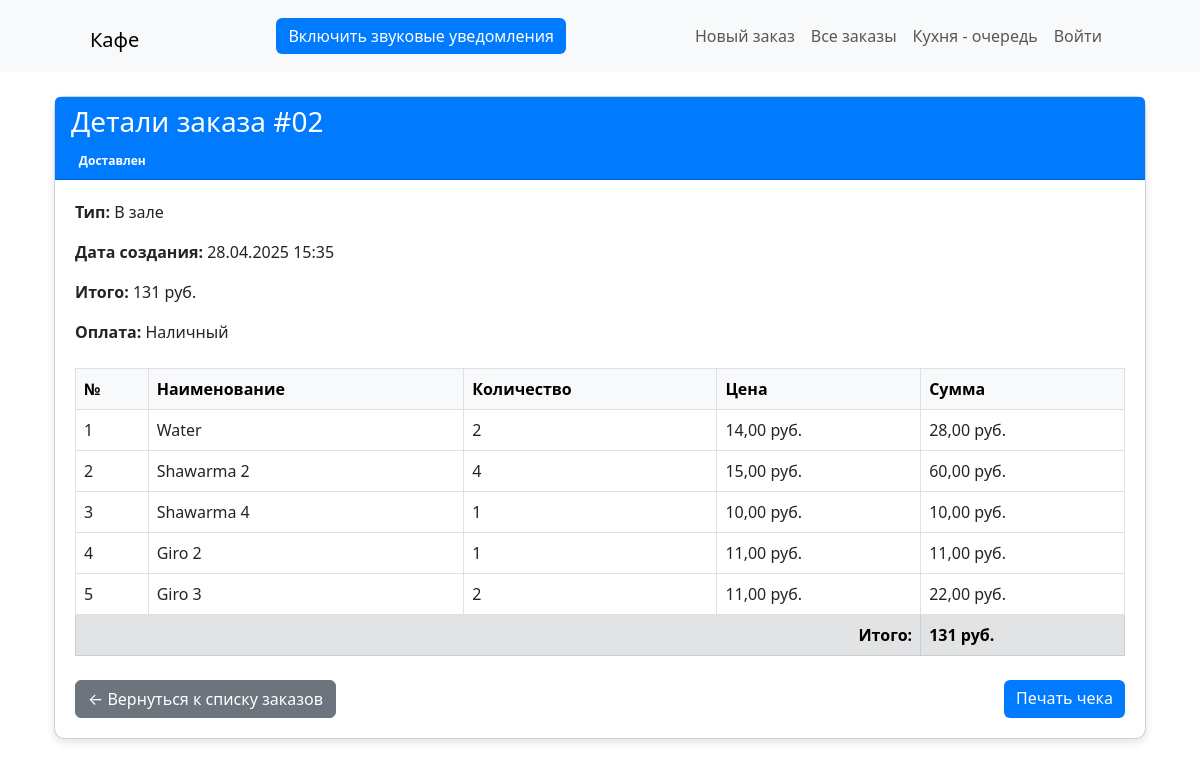
Page /orders/order/322/ on the committed database.
### orders/models.py (models this page shows, shortened)
class Order(models.Model):
    STATUS_CHOICES = (
        ("cancelled", "Отменен"),
        ("pending", "В ожидании"),
        ("done", "Готов"),
        ("delivered", "Доставлен"),
    )
    ORDER_TYPE_CHOICES = [
        ("dine_in", "В зале"),
        ("takeaway", "На вынос"),
        ("delivery", "Доставка"),
    ]
    PAYMENT_TYPE_CHOICES = (
        ("cash", "Наличный"),
        ("online", "Перевод"),
    )
    order_number = models.CharField(verbose_name="№ Заказа", max_length=10, unique=True, editable=False)
    created_at = models.DateTimeField(verbose_name="Дата", auto_now_add=True)
    status = models.CharField(verbose_name="Статус", max_length=10, choices=STATUS_CHOICES, default="pending")
    order_type = models.CharField(verbose_name="Тип",
        max_length=10,
        choices=ORDER_TYPE_CHOICES,
        default="dine_in",
        blank=True,
        null=True,
    )
    payment_type = models.CharField(verbose_name="Оплата",choices=PAYMENT_TYPE_CHOICES,max_length=15, default="cash" )
    phone_number = models.CharField(verbose_name="Телефон", max_length=15, null=True, blank=True)  # Unique phone number
    name = models.CharField(verbose_name="Имя", max_length=100, null=True, blank=True)  # Optional name
    address = models.CharField(verbose_name="Адрес", max_length=300,null=True, blank=True)  # Optional address
    total_sum = models.PositiveSmallIntegerField(verbose_name="Итого", default=0)
    class Meta:
        verbose_name = 'Заказ'
        verbose_name_plural = 'Заказы'

class OrderItem(models.Model):
    order = models.ForeignKey(Order, related_name="items", on_delete=models.CASCADE)
    menu_item = models.ForeignKey(MenuItem, on_delete=models.CASCADE)
    quantity = models.PositiveIntegerField(verbose_name="Количество",default=1)
    class Meta:
        verbose_name = 'Список заказанных блюд'
        verbose_name_plural = 'Список заказанных блюд'

class MenuItem(models.Model):
    name = models.CharField(verbose_name="Название блюда", max_length=100)
    price = models.DecimalField(verbose_name="Цена",max_digits=6, decimal_places=2)
    category = models.ForeignKey(
        Category,
        related_name="menu_items",
        verbose_name="Категория",
        on_delete=models.CASCADE,
        null=True,
        blank=True,
    )
    class Meta:
        verbose_name = 'Меню'
        verbose_name_plural = 'Меню'

### orders/views.py (the view)
# urls.py: path('order/<int:order_id>/', views.order_detail, name='order_detail'),
def order_detail(request, order_id):
    order = get_object_or_404(
        Order.objects.prefetch_related("items__menu_item"), id=order_id
    )
    return render(request, "orders/order_detail.html", {"order": order})

### orders/templatetags/custom_filters.py (called while the page is built)
@register.filter
def mul(value, arg):
    return value * arg

### templates/orders/order_detail.html (shortened to what this page needs)
{% extends 'main/base.html' %}
{% load custom_filters %}
{% block content %}
<div class="container mt-4">
    <div class="card">
        <div class="card-header">
            <h3>Детали заказа #{{ order.order_number|slice:"12:" }}</h3>
            <span class="badge {{ order.get_status_color }}">
                {{ order.get_status_display }}
            </span>
        </div>
        <div class="card-body">
            <div class="row mb-4">
                <div class="col-md-6">
                    <p><strong>Тип:</strong> {{ order.get_order_type_display }}</p>
                    <p><strong>Дата создания:</strong> {{ order.created_at|date:"d.m.Y H:i" }}</p>
                    <p><strong>Итого:</strong> {{ order.total_sum }} руб.</p>
                    <strong>Оплата:</strong> {{ order.get_payment_type_display }}
                </div>
            </div>
            <table class="table table-bordered">
                <thead class="table-light">
                    <tr>
                        <th>№</th>
                        <th>Наименование</th>
                        <th>Количество</th>
                        <th>Цена</th>
                        <th>Сумма</th>
                    </tr>
                </thead>
                <tbody>
                    {% for item in order.items.all %}
                    <tr>
                        <td>{{ forloop.counter }}</td>
                        <td>{{ item.menu_item.name }}</td>
                        <td>{{ item.quantity }}</td>
                        <td>{{ item.menu_item.price }} руб.</td>
                        <td>{{ item.menu_item.price|mul:item.quantity }} руб.</td>
                    </tr>
                    {% endfor %}
                    <tr class="table-secondary">
                        <td colspan="4" class="text-end"><strong>Итого:</strong></td>
                        <td><strong>{{ order.total_sum }} руб.</strong></td>
                    </tr>
                </tbody>
            </table>
            <div class="d-flex justify-content-between mt-4">
                <a href="{% url 'all_orders' %}" class="btn btn-secondary">
                    ← Вернуться к списку заказов
                </a>
                <a href="{% url 'order_pdf' order.id %}" class="btn btn-primary" target="_blank">
                     Печать чека
                </a>
            </div>
        </div>
    </div>
</div>
{% endblock %}

### templates/main/base.html (style rules this page uses)
.card { max-width: 1200px; margin: 0 auto; border-radius: 10px; box-shadow: 0 4px 8px rgba(0, 0, 0, 0.1); }
.card-body { flex: 1; padding: 20px; }
.row { margin-bottom: 20px; }
.card-header { background-color: #007bff; color: white; border-radius: 10px 10px 0 0; }
.btn-primary { background-color: #007bff; border: none; }

### rows in the picture
Order: order_number "02", status "Доставлен", order_type "В зале", created_at "28.04.2025 15:35", total_sum "131", payment_type "Наличный"
OrderItem: menu_item.name "Water", quantity "2", menu_item.price "14,00", menu_item.price|mul "28,00"
OrderItem: menu_item.name "Shawarma 2", quantity "4", menu_item.price "15,00", menu_item.price|mul "60,00"
OrderItem: menu_item.name "Shawarma 4", quantity "1", menu_item.price "10,00", menu_item.price|mul "10,00"
OrderItem: menu_item.name "Giro 2", quantity "1", menu_item.price "11,00", menu_item.price|mul "11,00"
OrderItem: menu_item.name "Giro 3", quantity "2", menu_item.price "11,00", menu_item.price|mul "22,00"
